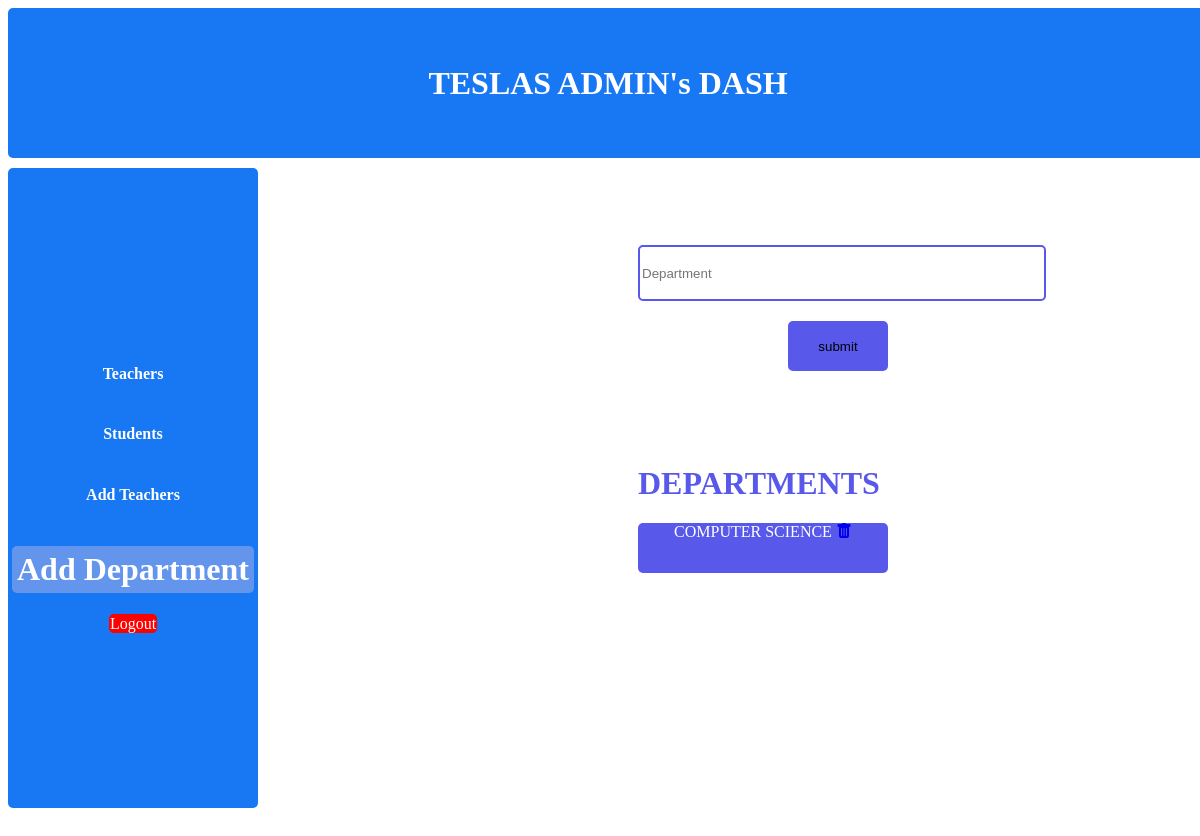
The page /add_department on the database as committed earlier.
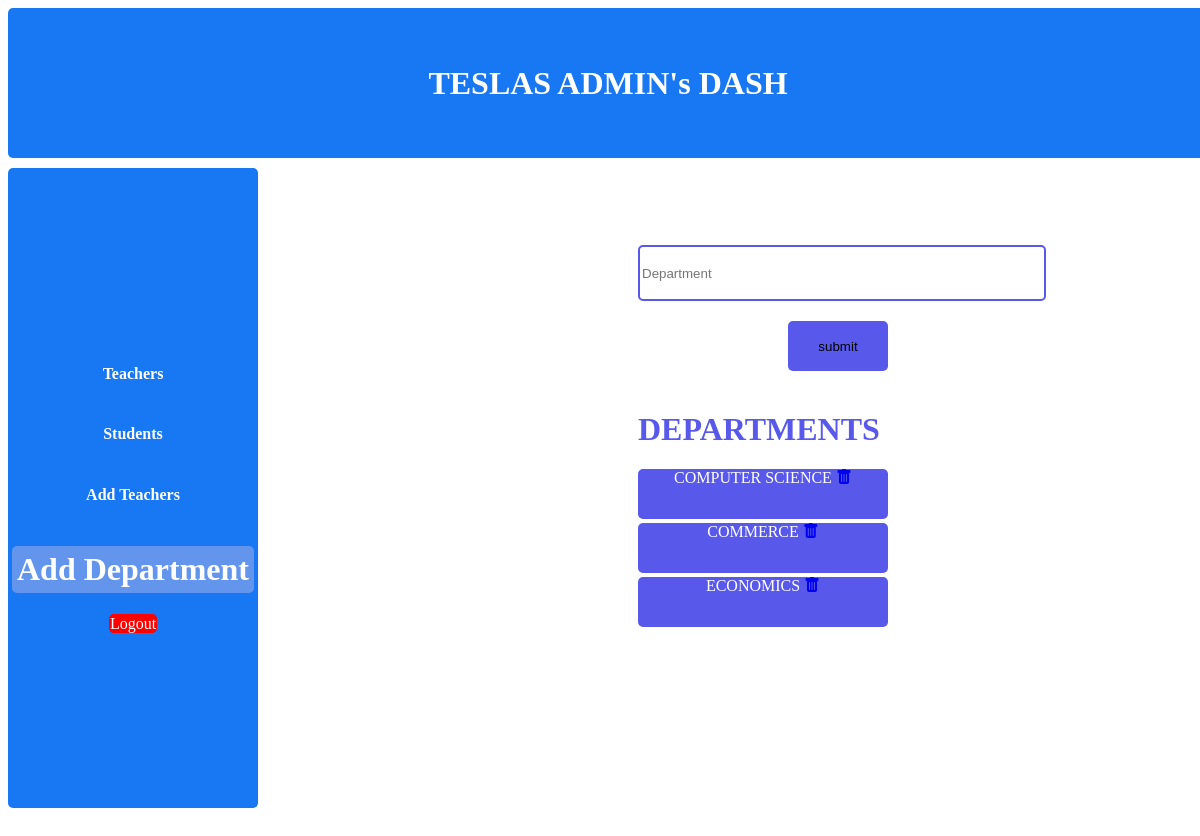
The same page on the database as committed later.
### cmsapp/models.py (models this page shows)
class College(models.Model):
    department = models.CharField(max_length=50)

### cmsapp/views.py (the view)
# urls.py: path('add_department',views.add_department,name='add_department'),
def add_department(request):
    if request.method == 'POST':
        department=request.POST.get('department')
        dep=College(department=department)
        dep.save()
        return redirect("add_department")
    department=College.objects.all()
    return render(request,"adddepartment.html",{"department":department})

### Templates/adddepartment.html (shortened to what this page needs)
{% load static %}
<!DOCTYPE html>
<html lang="en">
  <head>
    <link rel="stylesheet" href="{% static 'css/admindash.css' %}" />
    <link
      rel="stylesheet"
      href="https://cdn.jsdelivr.net/npm/bootstrap-icons@1.11.3/font/bootstrap-icons.min.css"
    />
  </head>
  <body>
    <div class="main">
      <div class="mainnav">
        <h1>TESLAS ADMIN's DASH</h1>
      </div>
      <div class="dash">
        <div class="dashmenu">
          <h4><a href="{% url 'admindash' %}">Teachers</a></h4>
          <h4><a href="{% url  'admindashstudents' %}">Students</a></h4>
          <h4><a href="{% url 'addstaff' %}">Add Teachers</a></h4>
          <h1><a href="{% url 'add_department' %}">Add Department</a></h1>
          <span
            ><a
              href="{% url 'logoutuser' %}"
              style="
                background-color: red;
                border-radius: 5px;
                border: 1px red solid;
                text-decoration: none;
                color: white;
              "
              >Logout</a
            ></span
          >
        </div>
        <div class="dashwork">
          <form
            action="{% url 'add_department' %}"
            method="post"
            style="
              width: 300px;
              padding: 30px;
              margin-left: 600px;
              padding-left: 30px;
              margin-top: -600px;
              margin-left: -20px;
            "
          >
            <input
              type="text"
              name="department"
              placeholder="Department"
              style="
                border: 2px rgb(88, 88, 235) solid;
                width: 400px;
                height: 50px;
                border-radius: 5px;
              "
            />
            <input
              type="submit"
              value="submit"
              style="
                margin-left: 150px;
                margin-top: 20px;
                height: 50px;
                width: 100px;
                background-color: rgb(88, 88, 235);
                border: none;
                border-radius: 5px;
              "
            />
          </form>
          <div class="dep" style="margin-left: -550px; margin-top: -200px">
            <h1 style="color: rgb(88, 88, 235)">DEPARTMENTS</h1>
            {% for i in department %}
            <div
              class="department-item"
              style="
                background-color: rgb(88, 88, 235);
                color: white;
                margin-top: 4px;
                width: 250px;
                height: 50px;
                border-radius: 5px;
                text-align: center;
              "
            >
              {{ i.department }}
              <a
                href="{% url 'delete_department' i.pk %}"
                aria-label="Delete {{ i.department }}"
                class="delete-link"
              >
                <i class="bi bi-trash-fill"></i>
              </a>
            </div>
            {% endfor %}
          </div>
        </div>
      </div>
    </div>
  </body>
</html>

Rows that differ between the two databases and show on the page:
added College: department "COMMERCE"
added College: department "ECONOMICS"
